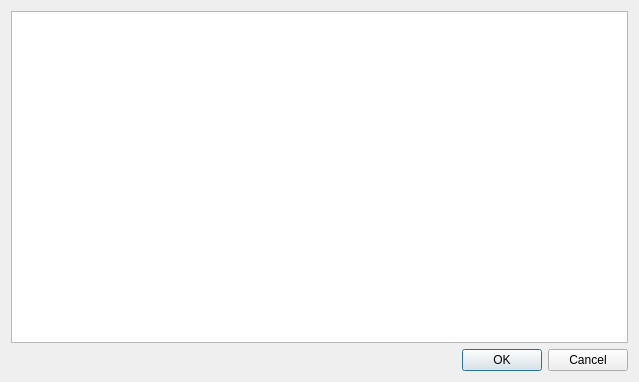
<?xml version="1.0" encoding="UTF-8"?>
<ui version="4.0">
 <class>DialogSelectLSLStream</class>
 <widget class="QDialog" name="DialogSelectLSLStream">
  <property name="geometry">
   <rect>
    <x>0</x>
    <y>0</y>
    <width>639</width>
    <height>382</height>
   </rect>
  </property>
  <property name="windowTitle">
   <string>LSL Streams</string>
  </property>
  <layout class="QGridLayout" name="gridLayout">
   <item row="1" column="0">
    <widget class="QDialogButtonBox" name="buttonBox">
     <property name="orientation">
      <enum>Qt::Horizontal</enum>
     </property>
     <property name="standardButtons">
      <set>QDialogButtonBox::Cancel|QDialogButtonBox::Ok</set>
     </property>
    </widget>
   </item>
   <item row="0" column="0">
    <widget class="QTableView" name="tableView">
     <property name="editTriggers">
      <set>QAbstractItemView::NoEditTriggers</set>
     </property>
     <property name="alternatingRowColors">
      <bool>true</bool>
     </property>
     <property name="selectionMode">
      <enum>QAbstractItemView::MultiSelection</enum>
     </property>
     <property name="selectionBehavior">
      <enum>QAbstractItemView::SelectRows</enum>
     </property>
    </widget>
   </item>
  </layout>
 </widget>
 <resources/>
 <connections>
  <connection>
   <sender>buttonBox</sender>
   <signal>accepted()</signal>
   <receiver>DialogSelectLSLStream</receiver>
   <slot>accept()</slot>
   <hints>
    <hint type="sourcelabel">
     <x>248</x>
     <y>254</y>
    </hint>
    <hint type="destinationlabel">
     <x>157</x>
     <y>274</y>
    </hint>
   </hints>
  </connection>
  <connection>
   <sender>buttonBox</sender>
   <signal>rejected()</signal>
   <receiver>DialogSelectLSLStream</receiver>
   <slot>reject()</slot>
   <hints>
    <hint type="sourcelabel">
     <x>316</x>
     <y>260</y>
    </hint>
    <hint type="destinationlabel">
     <x>286</x>
     <y>274</y>
    </hint>
   </hints>
  </connection>
 </connections>
</ui>
